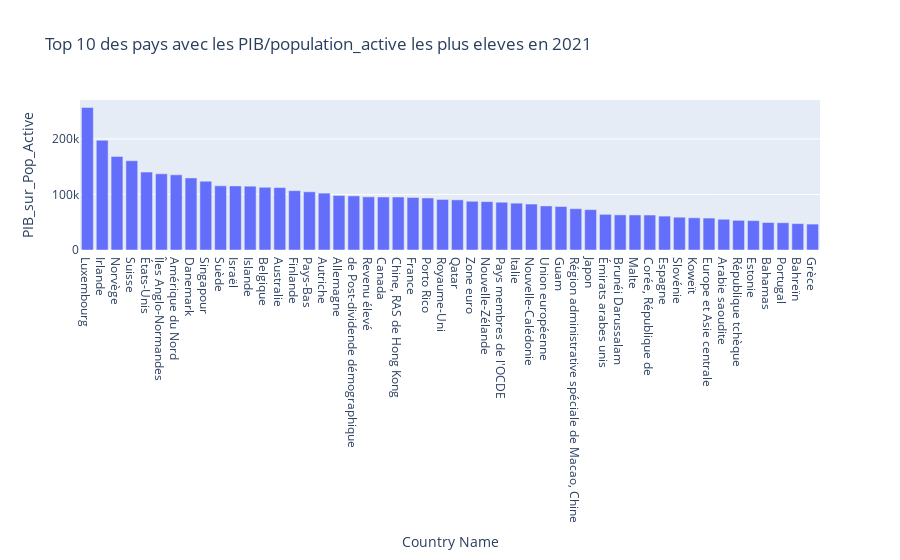

Notebook code for this chart:
### Code cell
top_pays_active = data2021.sort_values(by=['PIB_sur_Pop_Active'],ascending=False)
top_pays_active = top_pays_active[["Country Name", "Country Code","PIB_sur_Pop_Active"]]
top_pays_active = top_pays_active.dropna()

px.bar(top_pays_active.head(10),x="Country Name",y="PIB_sur_Pop_Active",
       title="Top 10 des pays avec les PIB/population_active les plus eleves en 2021")

### Figure 1 — Plotly figure (JSON) as saved in the notebook; plotly's stock layout.template omitted (floating-point values rounded to 4 significant figures)
{"data": [{"alignmentgroup": "True", "hovertemplate": "Country Name=%{x}<br>PIB_sur_Pop_Active=%{y}<extra></extra>", "legendgroup": "", "marker": {"color": "#636efa", "pattern": {"shape": ""}}, "name": "", "offsetgroup": "", "orientation": "v", "showlegend": false, "textposition": "auto", "type": "bar", "x": ["Luxembourg", "Irlande", "Norvège", "Suisse", "États-Unis", "Îles Anglo-Normandes", "Amérique du Nord", "Danemark", "Singapour", "Suède", "Israël", "Islande", "Belgique", "Australie", "Finlande", "Pays-Bas", "Autriche", "Allemagne", "de Post-dividende démographique", "Revenu élevé", "Canada", "Chine, RAS de Hong Kong", "France", "Porto Rico", "Royaume-Uni", "Qatar", "Zone euro", "Nouvelle-Zélande", "Pays membres de l'OCDE", "Italie", "Nouvelle-Calédonie", "Union européenne", "Guam", "Région administrative spéciale de Macao, Chine", "Japon", "Émirats arabes unis", "Brunéi Darussalam", "Malte", "Corée, République de", "Espagne", "Slovénie", "Koweït", "Europe et Asie centrale", "Arabie saoudite", "République tchèque", "Estonie", "Bahamas", "Portugal", "Bahreïn", "Grèce"], "xaxis": "x", "y": [256600.0, 197600.0, 168600.0, 160700.0, 140300.0, 137200.0, 135300.0, 129700.0, 124000.0, 115500.0, 115400.0, 114900.0, 112900.0, 112500.0, 106800.0, 104800.0, 102400.0, 98190.0, 97450.0, 95740.0, 95490.0, 95420.0, 94610.0, 93710.0, 91000.0, 90280.0, 87740.0, 87080.0, 86020.0, 84310.0, 82760.0, 79370.0, 78300.0, 74370.0, 72690.0, 64220.0, 63260.0, 63080.0, 62970.0, 61040.0, 59060.0, 57980.0, 57510.0, 55380.0, 53430.0, 52910.0, 49440.0, 49100.0, 47520.0, 46650.0], "yaxis": "y"}], "layout": {"barmode": "relative", "legend": {"tracegroupgap": 0}, "title": {"text": "Top 10 des pays avec les PIB/population_active les plus eleves en 2021"}, "xaxis": {"anchor": "y", "domain": [0, 1], "title": {"text": "Country Name"}}, "yaxis": {"anchor": "x", "domain": [0, 1], "title": {"text": "PIB_sur_Pop_Active"}}}}
